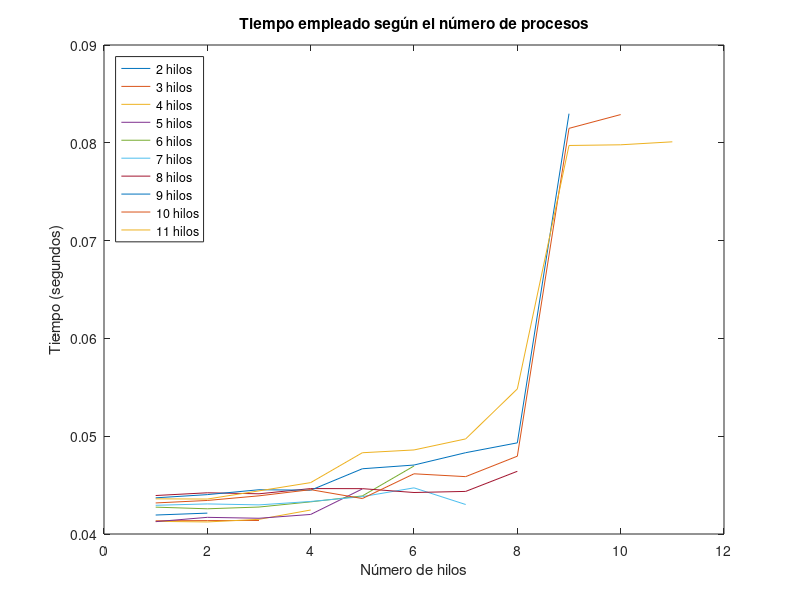

Write MATLAB code to recreate this figure.
clc;
clear;

thread2 = [0.04194040, 0.04213460];
thread3 = [0.041351, 0.0413689, 0.0413842];
thread4 = [0.0412932, 0.0412324, 0.0415006, 0.0424539];
thread5 = [0.0412619, 0.0417039, 0.0416095, 0.0420005, 0.0446078];
thread6 = [0.0427463, 0.0425783, 0.0427572, 0.0432884, 0.0438931, 0.0469536];
thread7 = [0.0429358, 0.0430773, 0.0429775, 0.0433269, 0.043819, 0.0447195, 0.0430157];
thread8 = [0.0439356, 0.044214, 0.0441118, 0.0446453, 0.0446367, 0.0442433, 0.0443552, 0.0464131];
thread9 = [0.0436981, 0.0440265, 0.0445261, 0.0444779, 0.0466711, 0.0470516, 0.0483145, 0.0493207, 0.0829778];
thread10 = [0.0431759, 0.04343, 0.0439033, 0.0445336, 0.0436257, 0.0461561, 0.0458653, 0.0479562, 0.0814772, 0.0828868];
thread11 = [0.0435955, 0.0435742, 0.044411, 0.0452545, 0.048309, 0.0485944, 0.0497238, 0.0548356, 0.0797269, 0.0797959, 0.080101];

figure(1)
plot(thread2);
hold on
plot(thread3);
plot(thread4);
plot(thread5);
plot(thread6);
plot(thread7);
plot(thread8);
plot(thread9);
plot(thread10);
plot(thread11);
title("Tiempo empleado según el número de procesos");
xlabel("Número de hilos");
ylabel("Tiempo (segundos)");
legend('2 hilos','3 hilos', '4 hilos', '5 hilos', '6 hilos', '7 hilos', '8 hilos', '9 hilos', '10 hilos', '11 hilos', 'Location', 'northwest');
hold off
